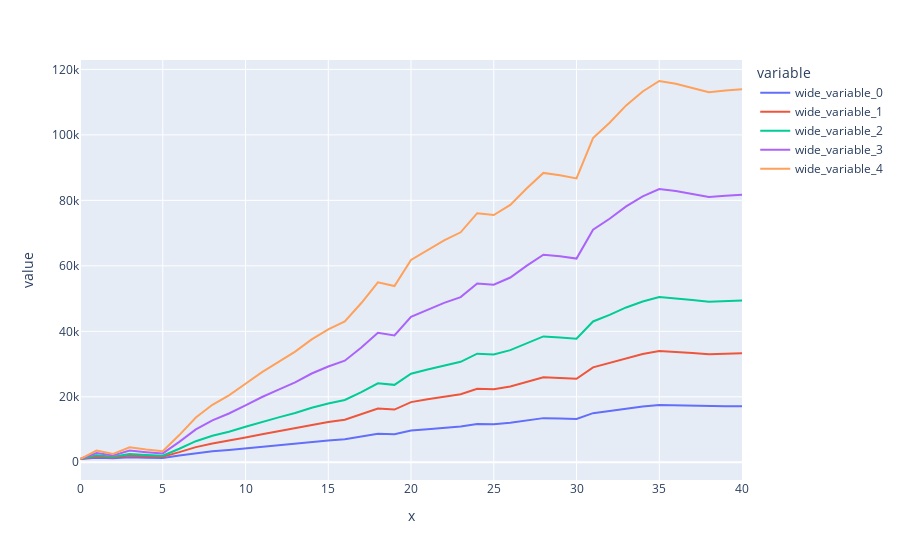

This figure's notebook cell:
### Code cell
# Courbe obtenue pour 12 trades, de 2006 à 2023
df.plot(x=df.index.to_list(), y=[df['l1'].cumsum(), df['l2'].cumsum(), df['l3'].cumsum(), df['l5'].cumsum(), df['l7'].cumsum()])

### Figure 1 — Plotly figure (JSON) as saved in the notebook; plotly's stock layout.template omitted (floating-point values rounded to 4 significant figures)
{"data": [{"hovertemplate": "variable=wide_variable_0<br>x=%{x}<br>value=%{y}<extra></extra>", "legendgroup": "wide_variable_0", "line": {"color": "#636efa", "dash": "solid"}, "marker": {"symbol": "circle"}, "mode": "lines", "name": "wide_variable_0", "orientation": "v", "showlegend": true, "type": "scatter", "x": [0, 1, 2, 3, 4, 5, 6, 7, 8, 9, 10, 11, 12, 13, 14, 15, 16, 17, 18, 19, 20, 21, 22, 23, 24, 25, 26, 27, 28, 29, 30, 31, 32, 33, 34, 35, 36, 37, 38, 39, 40], "xaxis": "x", "y": [1000, 1369.0, 1220.0, 1514.0, 1419.0, 1341.0, 2044.0, 2812.0, 3364.0, 3780.0, 4281.0, 4788.0, 5239.0, 5684.0, 6222.0, 6653.0, 7004.0, 7805.0, 8710.0, 8547.0, 9686.0, 10110.0, 10540.0, 10890.0, 11720.0, 11640.0, 12090.0, 12810.0, 13480.0, 13380.0, 13240.0, 15000.0, 15670.0, 16430.0, 17040.0, 17490.0, 17380.0, 17190.0, 17000.0, 17070.0, 17140.0], "yaxis": "y"}, {"hovertemplate": "variable=wide_variable_1<br>x=%{x}<br>value=%{y}<extra></extra>", "legendgroup": "wide_variable_1", "line": {"color": "#EF553B", "dash": "solid"}, "marker": {"symbol": "circle"}, "mode": "lines", "name": "wide_variable_1", "orientation": "v", "showlegend": true, "type": "scatter", "x": [0, 1, 2, 3, 4, 5, 6, 7, 8, 9, 10, 11, 12, 13, 14, 15, 16, 17, 18, 19, 20, 21, 22, 23, 24, 25, 26, 27, 28, 29, 30, 31, 32, 33, 34, 35, 36, 37, 38, 39, 40], "xaxis": "x", "y": [1000, 1739.0, 1441.0, 2029.0, 1838.0, 1681.0, 3088.0, 4625.0, 5728.0, 6559.0, 7563.0, 8576.0, 9477.0, 10370.0, 11440.0, 12310.0, 13010.0, 14610.0, 16420.0, 16090.0, 18370.0, 19230.0, 20080.0, 20780.0, 22450.0, 22290.0, 23170.0, 24620.0, 25970.0, 25760.0, 25480.0, 29010.0, 30350.0, 31860.0, 33080.0, 33990.0, 33750.0, 33380.0, 33000.0, 33150.0, 33270.0], "yaxis": "y"}, {"hovertemplate": "variable=wide_variable_2<br>x=%{x}<br>value=%{y}<extra></extra>", "legendgroup": "wide_variable_2", "line": {"color": "#00cc96", "dash": "solid"}, "marker": {"symbol": "circle"}, "mode": "lines", "name": "wide_variable_2", "orientation": "v", "showlegend": true, "type": "scatter", "x": [0, 1, 2, 3, 4, 5, 6, 7, 8, 9, 10, 11, 12, 13, 14, 15, 16, 17, 18, 19, 20, 21, 22, 23, 24, 25, 26, 27, 28, 29, 30, 31, 32, 33, 34, 35, 36, 37, 38, 39, 40], "xaxis": "x", "y": [1000, 2108.0, 1661.0, 2543.0, 2257.0, 2022.0, 4133.0, 6437.0, 8093.0, 9339.0, 10840.0, 12360.0, 13720.0, 15050.0, 16660.0, 17960.0, 19010.0, 21420.0, 24130.0, 23640.0, 27060.0, 28340.0, 29620.0, 30680.0, 33170.0, 32930.0, 34260.0, 36430.0, 38450.0, 38140.0, 37720.0, 43010.0, 45020.0, 47290.0, 49110.0, 50480.0, 50130.0, 49570.0, 49000.0, 49220.0, 49410.0], "yaxis": "y"}, {"hovertemplate": "variable=wide_variable_3<br>x=%{x}<br>value=%{y}<extra></extra>", "legendgroup": "wide_variable_3", "line": {"color": "#ab63fa", "dash": "solid"}, "marker": {"symbol": "circle"}, "mode": "lines", "name": "wide_variable_3", "orientation": "v", "showlegend": true, "type": "scatter", "x": [0, 1, 2, 3, 4, 5, 6, 7, 8, 9, 10, 11, 12, 13, 14, 15, 16, 17, 18, 19, 20, 21, 22, 23, 24, 25, 26, 27, 28, 29, 30, 31, 32, 33, 34, 35, 36, 37, 38, 39, 40], "xaxis": "x", "y": [1000, 2847, 2102.0, 3571.0, 3095.0, 2703.0, 6221.0, 10060.0, 12820.0, 14900.0, 17410.0, 19940.0, 22190.0, 24420.0, 27110.0, 29260.0, 31020.0, 35030.0, 39550.0, 38730.0, 44430.0, 46560.0, 48700.0, 50460.0, 54620.0, 54220.0, 56430.0, 60060.0, 63410.0, 62890.0, 62210.0, 71010.0, 74370.0, 78150.0, 81190.0, 83470.0, 82880.0, 81950.0, 81010.0, 81370.0, 81680.0], "yaxis": "y"}, {"hovertemplate": "variable=wide_variable_4<br>x=%{x}<br>value=%{y}<extra></extra>", "legendgroup": "wide_variable_4", "line": {"color": "#FFA15A", "dash": "solid"}, "marker": {"symbol": "circle"}, "mode": "lines", "name": "wide_variable_4", "orientation": "v", "showlegend": true, "type": "scatter", "x": [0, 1, 2, 3, 4, 5, 6, 7, 8, 9, 10, 11, 12, 13, 14, 15, 16, 17, 18, 19, 20, 21, 22, 23, 24, 25, 26, 27, 28, 29, 30, 31, 32, 33, 34, 35, 36, 37, 38, 39, 40], "xaxis": "x", "y": [1000, 3586.0, 2542.0, 4600.0, 3934.0, 3384.0, 8309.0, 13690.0, 17550.0, 20460.0, 23970.0, 27520.0, 30670.0, 33790.0, 37550.0, 40570.0, 43030.0, 48640.0, 54970.0, 53830.0, 61800.0, 64790.0, 67780.0, 70240.0, 76070.0, 75510.0, 78600.0, 83680.0, 88380.0, 87650.0, 86690.0, 99020.0, 103700.0, 109000.0, 113300.0, 116500.0, 115600.0, 114300.0, 113000.0, 113500.0, 114000.0], "yaxis": "y"}], "layout": {"legend": {"title": {"text": "variable"}, "tracegroupgap": 0}, "margin": {"t": 60}, "xaxis": {"anchor": "y", "domain": [0, 1], "title": {"text": "x"}}, "yaxis": {"anchor": "x", "domain": [0, 1], "title": {"text": "value"}}}}
